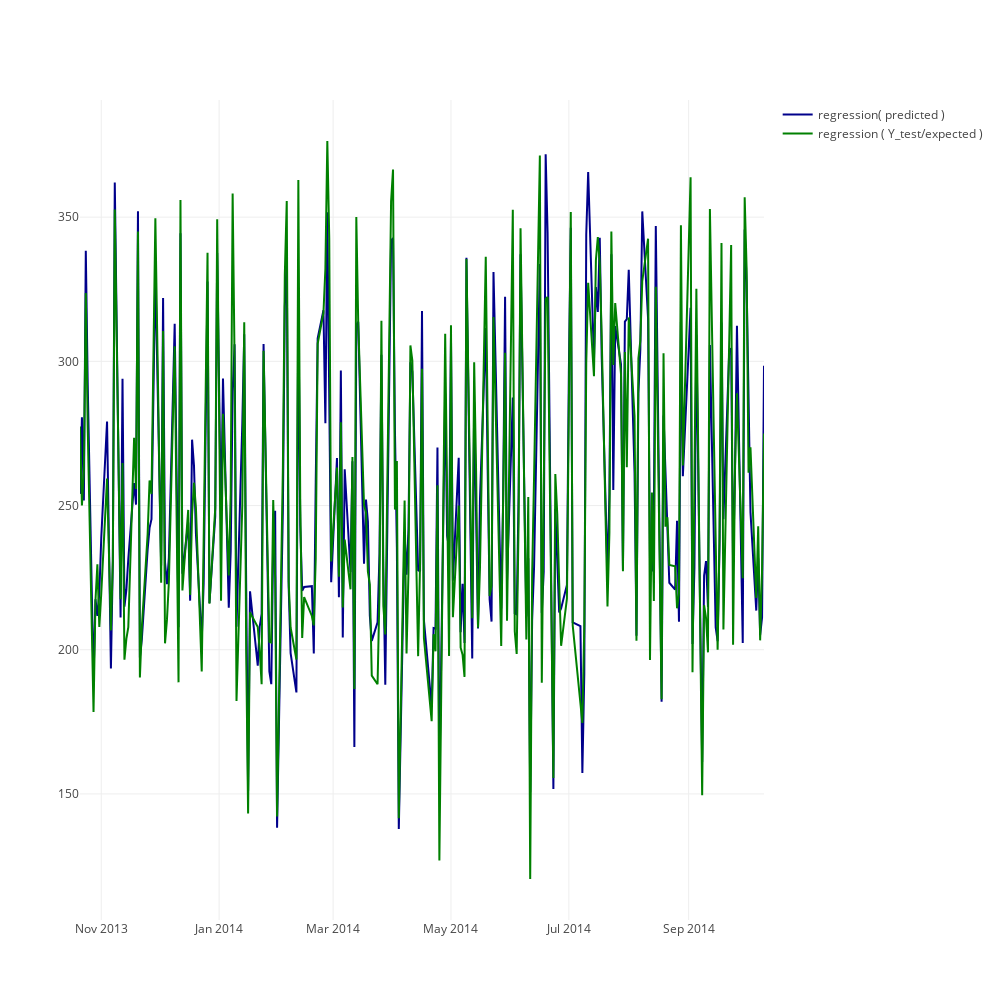

The cell this chart's notebook holds for it:
### Code cell
trace1 = go.Scatter(dict(line=dict(color='darkblue'),
                      x=df.index,
                      y=clf.predict(X_test),
                      name='regression( predicted )'))

trace2 = go.Scatter(dict(line=dict(color='green'),
                      x=df.index,
                      y=y_test.flatten(),
                      name='regression ( Y_test/expected )'))



layout = go.Layout(width=1000,height=1000,xaxis=dict(ticks='', showticklabels=True,
                              zeroline=False),
                   yaxis=dict(ticks='', showticklabels=True,
                              zeroline=False),
                   showlegend=True)

fig = go.Figure(data=[trace1, trace2], layout=layout)

iplot(fig)

### Figure 1 — Plotly figure (JSON) as saved in the notebook; plotly's stock layout.template omitted (floating-point values rounded to 4 significant figures; data arrays with more than 128 entries replaced by an {"elided": "..."} marker saying what was removed)
{"data": [{"line": {"color": "darkblue"}, "name": "regression( predicted )", "type": "scatter", "uid": "a3e52474-d46a-11e8-a7e1-acde48001122", "x": {"elided": "1271 str values"}, "y": {"elided": "246 float values"}}, {"line": {"color": "green"}, "name": "regression ( Y_test/expected )", "type": "scatter", "uid": "a3e52654-d46a-11e8-a754-acde48001122", "x": {"elided": "1271 str values"}, "y": {"elided": "246 float values"}}], "layout": {"height": 1000, "showlegend": true, "width": 1000, "xaxis": {"showticklabels": true, "ticks": "", "zeroline": false}, "yaxis": {"showticklabels": true, "ticks": "", "zeroline": false}}}
